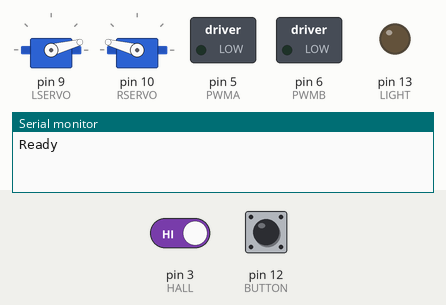
Simulated run of this sketch. Board: Arduino Uno, built with avr-gcc and run on an emulated ATmega328P. On the bench: 2 × servo, switched loads named in the sketch (green lamp = pin HIGH), output pins drawn as LEDs (lit = HIGH), the last lines printed to the serial monitor. The test bench sets the inputs (shaded band); at power-on: pin 12 (BUTTON) HIGH, pin 3 (HALL) HIGH.

Above: at 1.7 s.
1.8 s: pin 12 (BUTTON) pulled LOW for 0.15 s
At 3.7 s:
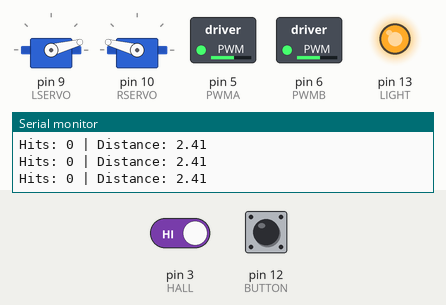
4.2 s: pin 12 (BUTTON) pulled LOW for 1 s
At 5.7 s:
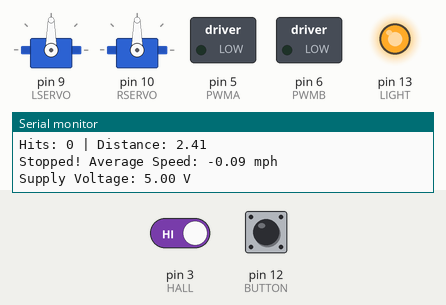
8.2 s: pin 12 (BUTTON) pulsed LOW 5 times (0.12 s each, 0.3 s apart)
At 9.3 s:
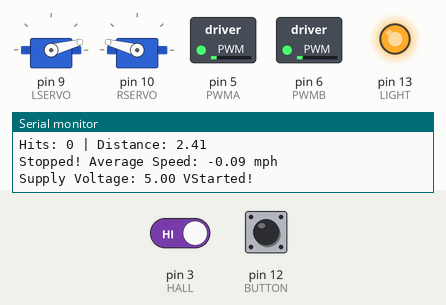
12.7 s: pin 12 (BUTTON) pulled LOW for 3.2 s
At 15.62 s:
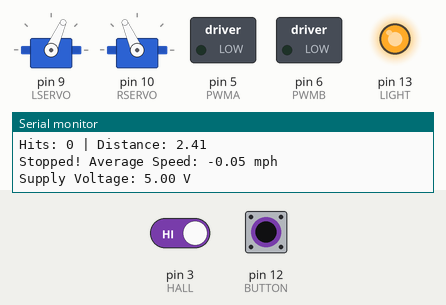
17.5 s: pin 3 (HALL) driven LOW and pin 12 (BUTTON) driven LOW
At 19.2 s:
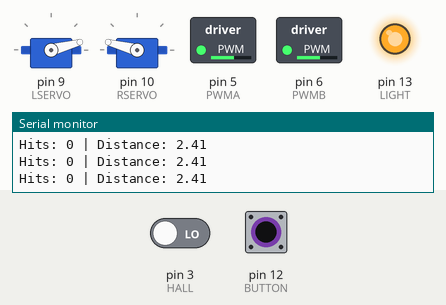
Timing chart, 0 to 20.7 s (numbered marks = the images above; inputs shaded):
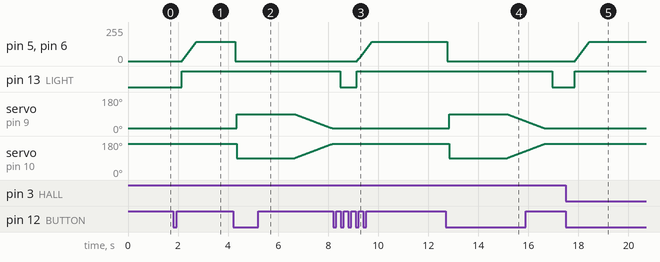

Measured:
- after the input at 1.8 s, pin 5 (PWMA), pin 6 (PWMB): moves from 0/255 to 145/255 over 0.56 s, starting after 0.37 s; pin 13 (LIGHT): LOW → HIGH after 0.35 s
- after the input at 4.2 s, pin 5 (PWMA), pin 6 (PWMB): 145/255 → 0/255 after 0.08 s
- after the input at 8.2 s, pin 5 (PWMA), pin 6 (PWMB): moves from 0/255 to 145/255 over 0.56 s, starting after 0.97 s
- after the input at 12.7 s, pin 5 (PWMA), pin 6 (PWMB): 145/255 → 0/255 after 0.07 s; pin 13 (LIGHT): HIGH → LOW after 4.3 s
- after the input at 17.5 s, pin 5 (PWMA), pin 6 (PWMB): moves from 0/255 to 145/255 over 0.56 s, starting after 0.37 s; pin 13 (LIGHT): LOW → HIGH after 0.35 s

The sketch:

EVDrive.ino
```cpp
const byte HALL = 3;
const byte BUTTON = 12;
const byte LIGHT = 13;

//servo things
#include <Servo.h>
Servo leftServo;
const byte LSERVO = 9;

Servo rightServo;
const byte RSERVO = 10;


//motor driver pins
const byte PWMA = 5; //old ENA
const byte AIN1 = 4; //old IN1
const byte AIN2 = 7; //old IN2
const byte BIN1 = 8; //old IN3
const byte BIN2 = 11; //old IN4
const byte PWMB = 6; //old ENB

bool running = false;
volatile int hits = 0;
unsigned long startTime;
unsigned long endTime;

const int RADIUS = 1.125; //this is wheel radius (inches)
const float stopDist = 90; //distance to stop driving (inches)


void setup() {
  Serial.begin(9600);

  // servos
  leftServo.attach(LSERVO);
  rightServo.attach(RSERVO);
  leftServo.write(15);
  rightServo.write(165);
  delay(500);
  leftServo.detach();
  rightServo.detach();

  //button and light
  pinMode(BUTTON, INPUT_PULLUP);


  pinMode(LIGHT, OUTPUT);

  //hall effect
  pinMode(HALL, INPUT_PULLUP);
  attachInterrupt(digitalPinToInterrupt(HALL), onMagnet, FALLING);

  Serial.println("Ready");
}

void onMagnet() {
  if(running)
    hits++;
}

void brakeServos(){
  leftServo.attach(LSERVO);
  rightServo.attach(RSERVO);

  leftServo.write(90);
  rightServo.write(90);

  delay(300);
  leftServo.detach();
  rightServo.detach();
}

void releaseServos(){
  leftServo.attach(LSERVO);
  rightServo.attach(RSERVO);

  for(int i = 0; i <= 75; i++){
    leftServo.write(90-i);
    rightServo.write(90+i);
    delay(20);

  }

  leftServo.write(15);
  rightServo.write(165);

  delay(300);
  leftServo.detach();
  rightServo.detach();
}

void loop() {
  buttonScan();
  distanceStopper();


}

void distanceStopper(){
  float distance = (float)hits*1.21196*((TWO_PI*RADIUS)/4)+2.41056;

  if(running){
  Serial.print("Hits: ");
  Serial.print(hits);

  Serial.print(" | Distance: ");
  Serial.println(distance);
}
  if((distance >= stopDist) && running)
    stop();
}

void start(){
  Serial.println("Started!");
  running = true;
  hits = 0;

  // releaseServos();
  leftServo.write(15);
  rightServo.write(165);
  delay(300);
  leftServo.detach();
  rightServo.detach();

  digitalWrite(LIGHT, HIGH);
  //startMotors(150);

  for(int i = 0; i<150; i+=5){
    startMotors(i);
    delay(20);
  }

  startTime = millis();
}

void stop(){
  stopMotors();
  running = false;
  endTime = millis();


  float tempdist = (float)hits*1.21196*((2*PI*RADIUS)/4) - 2.41056;

  Serial.println();
  Serial.print("Stopped! Average Speed: ");
  Serial.print((tempdist/(endTime - startTime)) * 56.8182);
  Serial.print(" mph");

  Serial.println();
  Serial.print("Supply Voltage: ");
  Serial.print(getSupplyVoltage());
  Serial.print(" V");

  brakeServos();
  delay(2000);
  releaseServos();

  digitalWrite(LIGHT, LOW);

}

void buttonScan(){

  static unsigned long lastDebounceTime = 0;  // the last time the output pin was toggled
  static int lastButtonState = LOW;
  static int buttonState;

  unsigned long debounceDelay = 50;    // the debounce time; increase if the output flickers


  int sensorVal = digitalRead(BUTTON);
  //Serial.println(sensorVal);

  if (sensorVal != lastButtonState){
    lastDebounceTime = millis();
  }

  if(((millis() - lastDebounceTime) > debounceDelay) && sensorVal != buttonState){

    buttonState = sensorVal;

    if (buttonState == HIGH && !running) {
      //not pushed
      digitalWrite(LIGHT, LOW);
    } else if(!running) {
      //button pushed
      start();

    } else if (running && buttonState == LOW){
      //button pushed and is running
      stop();

    }
  }

  lastButtonState = sensorVal;
}

void startMotors(int speed){
  digitalWrite(AIN1, LOW);
  digitalWrite(AIN2, HIGH);
  analogWrite(PWMA, speed);
  digitalWrite(BIN1, HIGH);
  digitalWrite(BIN2, LOW);
  analogWrite(PWMB, speed);
}


void stopMotors(){
  digitalWrite(AIN1, HIGH);
  digitalWrite(AIN2, HIGH);
  analogWrite(PWMA, 0);
  digitalWrite(BIN1, HIGH);
  digitalWrite(BIN2, HIGH);
  analogWrite(PWMB, 0);
}

//i did not write this
float getSupplyVoltage() {
  // Read 1.1V reference against AVcc
  #if defined(__AVR_ATmega328P__) || defined(__AVR_ATmega168__)
    ADMUX = _BV(REFS0) | _BV(MUX3) | _BV(MUX2) | _BV(MUX1);
  #elif defined(__AVR_ATmega32U4__) || defined(__AVR_ATmega1280__) || defined(__AVR_ATmega2560__)
    ADMUX = _BV(REFS0) | _BV(MUX4) | _BV(MUX3) | _BV(MUX2) | _BV(MUX1);
    ADCSRB &= ~_BV(MUX5);   // Clear MUX5 for ATmega2560
  #else
    return 0.0; // Unsupported board
  #endif

  delay(2);                         // Wait for Vref to settle
  ADCSRA |= _BV(ADSC);              // Start conversion
  while (bit_is_set(ADCSRA, ADSC)); // Wait for completion

  uint8_t low  = ADCL;              // Read low byte first
  uint8_t high = ADCH;              // Read high byte
  long rawValue = (high << 8) | low;

  // 1125300 = 1.1V * 1023 * 1000
  float millivolts = 1125300.0 / rawValue;
  return millivolts / 1000.0;       // Return volts
}
```
